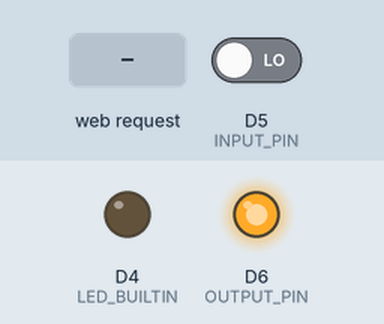
Recording of a sketch running on a simulated ESP8266 (NodeMCU). Shown: output pins drawn as LEDs (lit = HIGH, except the on-board LED, lit = LOW). Inputs (shaded band) come from the test bench; at power-on: D5 (INPUT_PIN) LOW. WiFi joins after 1.5 s; servers stay silent unless stated; what the sketch prints to the serial monitor is not drawn.

Above: at 3.0 s.
3.1 s: HTTP request GET /on received
At 3.9 s:
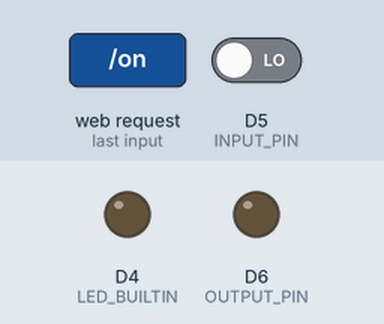
6.1 s: D5 (INPUT_PIN) driven HIGH
At 7.5 s:
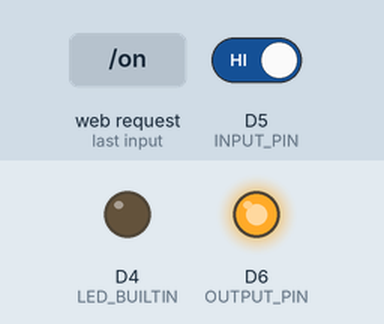
9.1 s: HTTP request GET /off received
At 9.6 s:
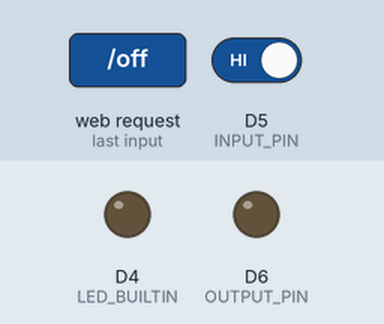
12.1 s: HTTP request GET /toggle received
At 13.7 s:
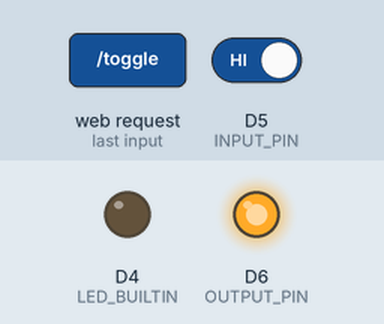
Timing chart, 0 to 14.6 s (numbered marks = the images above; inputs shaded):
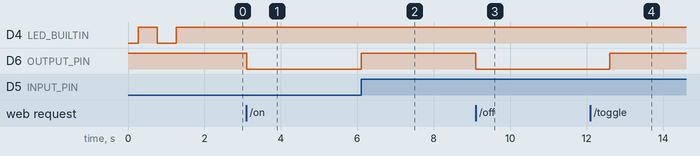

The sketch:

TV_Controller.ino
```cpp
#include <ArduinoJson.h>

#include <ESP8266WiFi.h>
#include <ESP8266WiFiMulti.h>
#include <WiFiClient.h>
#include <ESP8266mDNS.h>
#include <ESP8266WebServer.h>
#include <ArduinoOTA.h>

#define HOSTNAME "tv"
#define INPUT_PIN D5
#define OUTPUT_PIN D6
#define OUTPUT_DELAY 500

const char *ssid = "SSID";
const char *pass = "PASSWORD";
bool targetPowered = false;
bool targetReached = true;
int checkTimer = 500;
int nextTime = 0;

ESP8266WebServer server(80);


// ======================= Misc Functions =======================
String GetStatus() {
  StaticJsonDocument<20> doc;
  String responseHTML;

  bool powered = digitalRead(INPUT_PIN);
  doc["powered"] = powered;

  serializeJson(doc, responseHTML);

  return responseHTML;
}


// ======================= Setup =======================
void setup() {
  pinMode(LED_BUILTIN, OUTPUT);
  pinMode(OUTPUT_PIN, OUTPUT);
  pinMode(INPUT_PIN, INPUT);

  digitalWrite(OUTPUT_PIN, HIGH);

  //  Start serial and wait for it to be ready
  Serial.begin(9600);
  while (!Serial);
  delay(250);

  Serial.println();
  Serial.println("ESP8266 Web Server Initializing...");
  Serial.println();

  Serial.println("Starting WiFi... ");
  WiFi.mode(WIFI_STA);
  WiFi.begin(ssid, pass);

  Serial.print("Connecting to ");
  Serial.print(ssid);

  while (WiFi.status() != WL_CONNECTED) {
    Serial.print(".");
    digitalWrite(LED_BUILTIN, !digitalRead(LED_BUILTIN));
    delay(500);
  }
  digitalWrite(LED_BUILTIN, HIGH);

  Serial.println("");
  Serial.println("Connected!");
  Serial.print("IP Address: ");
  Serial.println(WiFi.localIP());
  Serial.print("Router IP: ");
  Serial.println(WiFi.gatewayIP().toString());
  Serial.print("mDNS Address: http://");
  Serial.print(HOSTNAME);
  Serial.println(".local");


  // ======================= ArduinoOTA =======================
  Serial.print("Starting ArduinoOTA... ");
  ArduinoOTA.setHostname(HOSTNAME);
  ArduinoOTA.onStart([]() {
    String type;
    if (ArduinoOTA.getCommand() == U_FLASH) {
      type = "sketch";
    } else { // U_FS
      type = "filesystem";
    }

    // NOTE: if updating FS this would be the place to unmount FS using FS.end()
    Serial.println("Start updating " + type);
  });
  ArduinoOTA.onEnd([]() {
    Serial.println("\nEnd");
  });
  ArduinoOTA.onProgress([](unsigned int progress, unsigned int total) {
    Serial.printf("Progress: %u%%\r", (progress / (total / 100)));
  });
  ArduinoOTA.onError([](ota_error_t error) {
    Serial.printf("Error[%u]: ", error);
    if (error == OTA_AUTH_ERROR) {
      Serial.println("Auth Failed");
    } else if (error == OTA_BEGIN_ERROR) {
      Serial.println("Begin Failed");
    } else if (error == OTA_CONNECT_ERROR) {
      Serial.println("Connect Failed");
    } else if (error == OTA_RECEIVE_ERROR) {
      Serial.println("Receive Failed");
    } else if (error == OTA_END_ERROR) {
      Serial.println("End Failed");
    }
  });
  ArduinoOTA.begin();
  Serial.println("Done");


  // ======================= Web Interface =======================
  Serial.print("Setting up web interface...");
  server.on("/", HTTP_GET, HandleRoot);
  server.on("/status", HTTP_GET, HandleStatus);
  server.on("/on", HTTP_GET, HandleOn);
  server.on("/off", HTTP_GET, HandleOff);
  server.on("/timed", HTTP_GET, HandleTimed);
  server.on("/toggle", HTTP_GET, HandleToggle);
  server.onNotFound(HandleNotFound);

  server.begin();
  Serial.println("Done");
  //  ===========================================================================


  MDNS.addService("http", "tcp", 80);
  Serial.println("Setup Done!");
}

void loop() {
  MDNS.update();
  server.handleClient();
  ArduinoOTA.handle();

  if (millis() > nextTime) {
  	nextTime = millis() + checkTimer;
  	if (!targetReached) {
	  	if (targetPowered != digitalRead(INPUT_PIN))
	  		TogglePower();
	  	else
	  		targetReached = true;
	}
  }
}
```

webpages.ino
```cpp
//  Main page. Displays info and buttons to try different functions
void HandleRoot() {
  Serial.println("Sending Homepage...");

   String responseHTML = R"foo(
  <html>
    <head>
        <style>
          html { font-family: Helvetica;
             display: inline-block;
             margin: 0px auto;
             text-align: center;
             font-size: 50px;
             background-color: #202020;
             color: white;
           }
           a.button {
            background-color: #195B6A;
             display: block;
             border: none;
             color: white;
             padding: 16px 40px;
             text-decoration: none;
             font-size: 75px;
             margin: 10px;
             cursor: pointer;
            -webkit-user-select: none; /* Safari */
            -moz-user-select: none; /* Firefox */
            -ms-user-select: none; /* IE10+/Edge */
            user-select: none; /* Standard */
           }
        </style>

        <script>
             function SendRequest(url) {
               var http = new XMLHttpRequest();
               http.open('GET', url, true);
               http.send();
             }

            function Update() {
                var xhttp = new XMLHttpRequest();
                xhttp.onreadystatechange = function() {
                    if (this.readyState == 4 && this.status == 200) {
                        let status = JSON.parse(this.responseText);
                        let powered = (status["powered"] ? "On" : "Off");

                        document.getElementById("status").innerHTML = powered;

                    }
                };
                xhttp.open("GET", "status", true);
                xhttp.send();
            }

            setInterval(Update, 2000);
            Update();
        </script>
    </head>

    <body>
        <h3>TV Control Web Server</h3>
        <hr>
        <br>
        <h3>Status: <span id="status">?</span></h3>
        <a id='offButton' class='button' onclick='SendRequest("/off"); Update();' style='background-color:red'>OFF</a>
        <a id='onButton' class='button' onclick='SendRequest("/on"); Update();' style='background-color:green'>ON</a>
        <a id='offButton' class='button' onclick='SendRequest("/toggle"); Update();' style='background-color:blue'>TOGGLE</a>
    </body>
  </html>
    )foo";

  //oninput for continuous updates

  server.send(200, "text/html", responseHTML);
}

void TogglePower() {
	digitalWrite(OUTPUT_PIN, LOW);
	delay(OUTPUT_DELAY);
	digitalWrite(OUTPUT_PIN, HIGH);
}

void HandleStatus() {
  String responseHTML = GetStatus();
  server.send(200, "text/html", responseHTML);
}

void HandleOn() {
	if (digitalRead(INPUT_PIN) == LOW)
		TogglePower();

	targetPowered = true;
	targetReached = false;
	String responseHTML = GetStatus();
	server.send(200, "text/html", responseHTML);
}

void HandleOff() {
	if (digitalRead(INPUT_PIN) == HIGH)
		TogglePower();

	targetPowered = false;
	targetReached = false;
	String responseHTML = GetStatus();
	server.send(200, "text/html", responseHTML);
}

//  Power OUTPUT_PIN for a set amount of time. For this example delay() is used and is okay because its only for 500ms, but this causes the entire server to stop for this amount of time, so it would not be good if the delay time is very high.
void HandleTimed() {
  TogglePower();

  String responseHTML = GetStatus();
  server.send(200, "text/html", responseHTML);
}

void HandleToggle() {
	TogglePower();

	targetPowered = !targetPowered;
	String responseHTML = GetStatus();
	server.send(200, "text/html", responseHTML);
}

void HandleNotFound() {
  server.send(404, "text/html", "<h1>Not Found</h1>");
}
```

Measured:
- after the input at 3.1 s, D6 (OUTPUT_PIN): HIGH → LOW at once
- after the input at 6.1 s, D6 (OUTPUT_PIN): LOW → HIGH at once
- after the input at 9.1 s, D6 (OUTPUT_PIN): HIGH → LOW at once
- after the input at 12.1 s, D6 (OUTPUT_PIN): LOW → HIGH after 0.50 s
